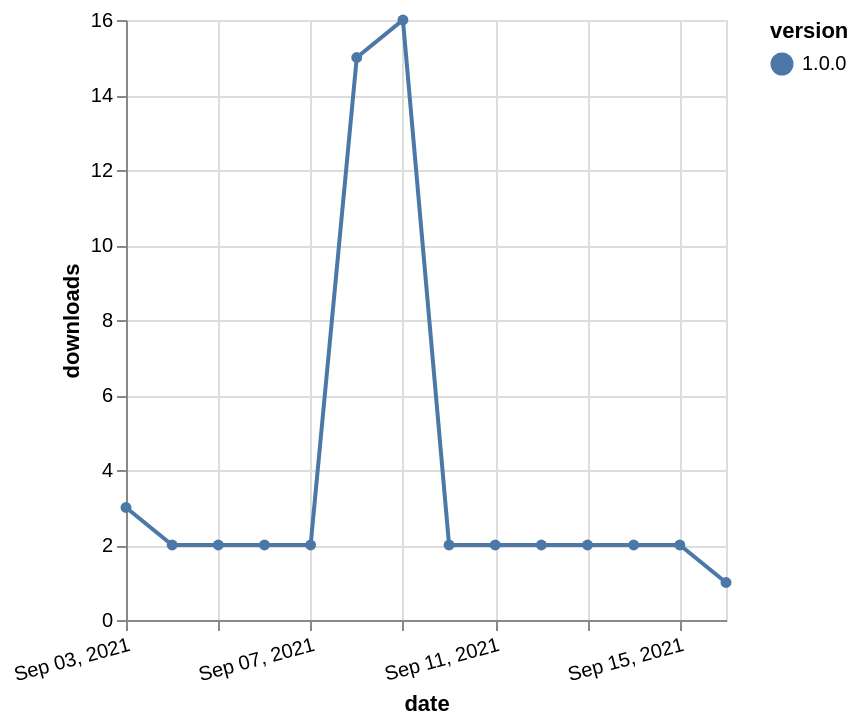

Express this chart as Vega-Lite.
### Vega-Lite specification from a JSON file in a GitHub repository (floating-point values rounded to 4 significant figures)
{"$schema": "https://vega.github.io/schema/vega-lite/v5.json", "description": "A simple bar chart with embedded data.", "data": {"values": [{"date": "2021-09-03", "total": 784, "delta": 3, "version": "1.0.0"}, {"date": "2021-09-04", "total": 786, "delta": 2, "version": "1.0.0"}, {"date": "2021-09-05", "total": 788, "delta": 2, "version": "1.0.0"}, {"date": "2021-09-06", "total": 790, "delta": 2, "version": "1.0.0"}, {"date": "2021-09-07", "total": 792, "delta": 2, "version": "1.0.0"}, {"date": "2021-09-08", "total": 807, "delta": 15, "version": "1.0.0"}, {"date": "2021-09-09", "total": 823, "delta": 16, "version": "1.0.0"}, {"date": "2021-09-10", "total": 825, "delta": 2, "version": "1.0.0"}, {"date": "2021-09-11", "total": 827, "delta": 2, "version": "1.0.0"}, {"date": "2021-09-12", "total": 829, "delta": 2, "version": "1.0.0"}, {"date": "2021-09-13", "total": 831, "delta": 2, "version": "1.0.0"}, {"date": "2021-09-14", "total": 833, "delta": 2, "version": "1.0.0"}, {"date": "2021-09-15", "total": 835, "delta": 2, "version": "1.0.0"}, {"date": "2021-09-16", "total": 836, "delta": 1, "version": "1.0.0"}]}, "width": "container", "mark": {"type": "line", "point": {"filled": true}}, "encoding": {"x": {"field": "date", "type": "temporal", "timeUnit": "yearmonthdate", "title": "date", "axis": {"labelAngle": -15}}, "y": {"field": "delta", "type": "quantitative", "title": "downloads"}, "color": {"field": "version", "type": "nominal"}, "tooltip": {"field": "delta"}}}
